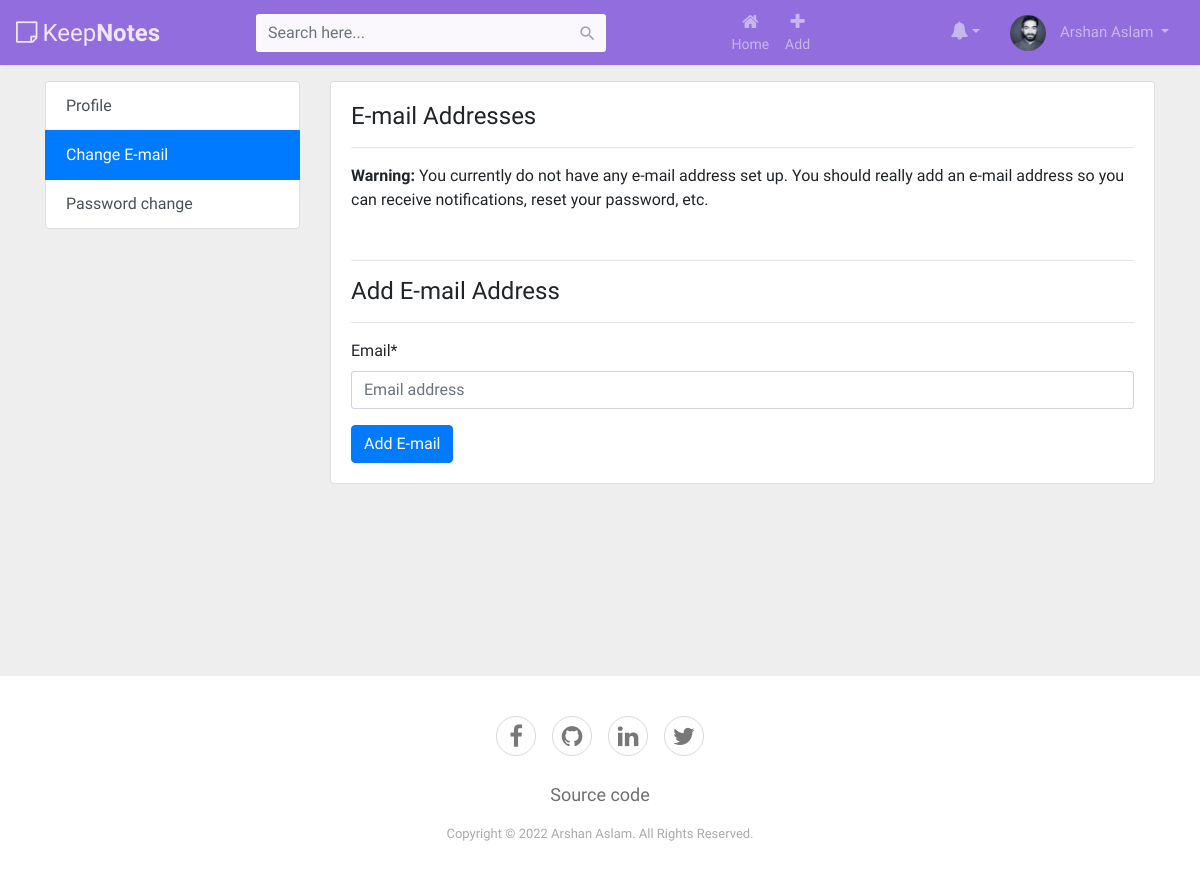
Screenshot of /accounts/email/ (signed in) with the database file from the repository.
### accounts/models.py (models this page shows, shortened)
class User(AbstractUser):
    username_alphanumeric_validator = RegexValidator(r'^[0-9a-zA-Z]*$', 'Only alphanumeric characters are allowed.')
    username = models.CharField(
        _('username'),
        max_length=150,
        unique=True,
        help_text=_('Only alphanumeric characters are allowed'),
        validators=[username_alphanumeric_validator],
        error_messages={
            'unique': _("A user with that username already exists."),
        }
    )
    first_name = models.CharField(_('first name'), max_length=150, blank=True, null=False)
    last_name = models.CharField(_('last name'), max_length=150, blank=True, null=False)
    date_of_birth = models.DateField(_('date_of_birth'), max_length=150, blank=True, null=True)
    email = models.EmailField(unique=True)
    avatar = models.ImageField(upload_to="profiles/avatars/", default='default.png', null=True, blank=True)

### templates/account/email.html (shortened to what this page needs)
{% extends 'main/base_settings.html' %}
{% load crispy_forms_tags %}
{% load i18n %}
{% block card %}
    <div class="card-body">
        <div class="row">
            <div class="col-md-12">
                <h4>{% trans "E-mail Addresses" %}</h4>
                <hr>
            </div>
        </div>
        <div class="row">
            <div class="col-md-12">
                {% if user.emailaddress_set.all %}
                    <p>{% trans 'The following e-mail addresses are associated with your account:' %}</p>
                    <form action="{% url 'account_email' %}" class="email_list" method="post">
                        {% csrf_token %}
                        <fieldset class="blockLabels">
                            {% for emailaddress in user.emailaddress_set.all %}
                                <div class="ctrlHolder">
                                    <label for="email_radio_{{ forloop.counter }}"
                                           class="{% if emailaddress.primary %}primary_email{% endif %}">
                                        <input id="email_radio_{{ forloop.counter }}" type="radio" name="email"
                                               {% if emailaddress.primary or user.emailaddress_set.count == 1 %}checked="checked"{% endif %}
                                               value="{{ emailaddress.email }}"/>
                                        {{ emailaddress.email }}
                                        {% if emailaddress.verified %}
                                            <span class="verified">{% trans "Verified" %}</span>
                                        {% else %}
                                            <span class="unverified">{% trans "Unverified" %}</span>
                                        {% endif %}
                                        {% if emailaddress.primary %}
                                            <span class="primary">{% trans "Primary" %}</span>{% endif %}
                                    </label>
                                </div>
                            {% endfor %}
                            <div class="buttonHolder">
                                <button class="secondaryAction btn btn-primary" type="submit"
                                        name="action_primary">{% trans 'Make Primary' %}</button>
                                <button class="secondaryAction btn btn-primary" type="submit"
                                        name="action_send">{% trans 'Re-send Verification' %}</button>
                                <button class="primaryAction btn btn-primary" type="submit"
                                        name="action_remove">{% trans 'Remove' %}</button>
                            </div>
                        </fieldset>
                    </form>
                {% else %}
                    <p>
                        <strong>{% trans 'Warning:' %}</strong> {% trans "You currently do not have any e-mail address set up. You should really add an e-mail address so you can receive notifications, reset your password, etc." %}
                    </p>
                {% endif %}
            </div>
        </div>
    <div class="row mt-3">
            <div class="col-md-12">
                <hr>
                    <h4>{% trans "Add E-mail Address" %}</h4>
                 <hr>
            </div>
        </div>
        <div class="row">
            <div class="col-md-12">
                {% if can_add_email %}
                    <form method="post" action="{% url 'account_email' %}" class="add_email">
                        {{ form|crispy }}
                        <button class="btn btn-primary"  name="action_add" type="submit">{% trans "Add E-mail" %}</button>
                    </form>
                {% endif %}
            </div>
        </div>
    </div>
{% endblock card %}

### templates/main/base.html (shortened to what this page needs)
{% load static %}
<!DOCTYPE html>
<html lang="en">
<head>
    <link rel="stylesheet" href="https://stackpath.bootstrapcdn.com/bootstrap/4.5.0/css/bootstrap.min.css">
    <link rel="stylesheet" href="https://maxcdn.bootstrapcdn.com/font-awesome/4.7.0/css/font-awesome.min.css">
    <link rel="stylesheet" href="{% static "assets/keep_note/css/main.css" %}">
</head>
<body>
<nav class="navbar navbar-expand-xl navbar-dark bg-dark">
    <a href="{% if user.is_authenticated %}{% url 'author_notes_list' %}{% else %}{% url 'home' %}{% endif %}" class="navbar-brand"><i class="fa fa-sticky-note-o"></i>Keep<b>Notes</b></a>
    <div id="navbarCollapse" class="collapse navbar-collapse justify-content-start">
        {% if user.is_authenticated %}
            <form action="{% url 'search_results' %}" method="get" class="navbar-form form-inline">
                <div class="input-group search-box">
                    <input type="text" name="q" id="search" class="form-control" placeholder="Search here...">
                    <span class="input-group-addon"><i class="material-icons">&#xE8B6;</i></span>
                </div>
            </form>
            <div class="navbar-nav ml-auto">
                <a href="{% url 'author_notes_list' %}" class="nav-item nav-link"><i
                        class="fa fa-home"></i><span>Home</span></a>
                <a href="{% url 'note_create' %}" class="nav-item nav-link"><i
                        class="fa fa-plus"></i><span>Add</span></a>
            </div>
            <div class="navbar-nav ml-auto">
                <div class="nav-item dropdown">
                    <a href="#" data-toggle="dropdown" class="nav-item nav-link dropdown-toggle user-action"><i
                            class="fa fa-bell"></i></a>
                </div>
            </div>
            </div>
            <div class="navbar-nav ml-auto">
                <div class="nav-item dropdown">
                    <a href="#" data-toggle="dropdown" class="nav-item nav-link dropdown-toggle user-action"><img
                            src="{{ user.avatar.url }}" class="avatar"
                            alt="{% if user.first_name %}{{ user.first_name|title }}{% endif %}
                                {% if user.last_name %}{{ user.last_name|title }}{% endif %}">
                        {% if user.first_name %}{{ user.first_name|title }}{% endif %}
                        {% if user.last_name %}{{ user.last_name|title }}{% endif %}
                    </a>
                </div>
            </div>
        {% else %}
            <div class="navbar-nav ml-auto action-buttons">
                <a href="{% url 'account_login' %}" class="btn nav-link  mr-4">Login</a>
                <a href="{% url 'account_signup' %}" class="btn btn-primary sign-up-btn ">Sign up</a>
            </div>
        {% endif %}
</nav>
{% block content %}
{% endblock content %}
<br>
<br>
<br>
<br>
<br>
<br>
<br>
<br>
<div class="footer-basic">
        <footer>
            <div class="social"><a href="https://www.facebook.com/arshanaslam1"><i class="fa fa-facebook"></i></a><a href="https://github.com/arshanaslam1"><i class="fa fa-github"></i></a><a href="https://www.linkedin.com/in/arshanaslam1/"><i class="fa fa-linkedin"></i></a><a href="https://twitter.com/arshanaslam1"><i class="fa fa-twitter"></i></a></div>
            <ul class="list-inline">
                <li class="list-inline-item"><a href="https://github.com/arshanaslam1/keep-notes">Source code</a></li>
            </ul>
            <p class="copyright">Copyright © 2022 Arshan Aslam. All Rights Reserved.</p>
        </footer>
    </div>
</body>
</html>

### static/assets/keep_note/css/main.css (style rules this page uses)
body { background: #eeeeee; font-family: 'Varela Round', sans-serif; }
.navbar { color: #fff; background: #926dde !important; padding: 5px 16px; border-radius: 0; border: none; box-shadow: 0 0 4px rgba(0, 0, 0, .1); }
.navbar img { border-radius: 50%; width: 36px; height: 36px; margin-right: 10px; }
.navbar .navbar-brand { color: #efe5ff; padding-left: 0; padding-right: 50px; font-size: 24px; }
.navbar .navbar-brand i { font-size: 25px; margin-right: 5px; }
.search-box { position: relative; }
.search-box input { padding-right: 35px; min-height: 38px; border: none; background: #faf7fd; border-radius: 3px !important; }
.search-box .input-group-addon { min-width: 35px; border: none; background: transparent; position: absolute; right: 0; z-index: 9; padding: 10px 7px; height: 100%; }
.search-box i { color: #a0a5b1; font-size: 19px; }
.navbar .nav-item i { font-size: 18px; }
.navbar .nav-item span { position: relative; top: 3px; }
.navbar .navbar-nav > a { color: #efe5ff; padding: 8px 15px; font-size: 14px; }
.navbar .navbar-nav > a > i { display: block; text-align: center; }
.navbar .navbar-nav .user-action { padding: 9px 15px; font-size: 15px; }
@media (min-width: 1200px) { .form-inline .input-group { width: 350px; margin-left: 30px; } }
.btn { border-radius: .25rem !important; }
input, textarea { border-radius: 3px !important; }
.form-control { font-size: 16px; transition: all 0.4s; box-shadow: none; }
.form-control, .btn { border-radius: 50px; outline: none !important; }
.footer-basic { padding: 40px 0; background-color: #ffffff; color: #4b4c4d; left: 0; bottom: 0; width: 100%; }
.footer-basic ul { padding: 0; list-style: none; text-align: center; font-size: 18px; line-height: 1.6; margin-bottom: 0; }
.footer-basic li { padding: 0 10px; }
.footer-basic ul a { color: inherit; text-decoration: none; opacity: 0.8; }
.footer-basic .social { text-align: center; padding-bottom: 25px; }
.footer-basic .social > a { font-size: 24px; width: 40px; height: 40px; line-height: 40px; display: inline-block; text-align: center; border-radius: 50%; border: 1px solid #ccc; margin: 0 8px; color: inherit; opacity: 0.75; }
.footer-basic .copyright { margin-top: 15px; text-align: center; font-size: 13px; color: #aaa; margin-bottom: 0; }

### rows the page displays
User: avatar (picture), first_name "Arshan", last_name "Aslam"
